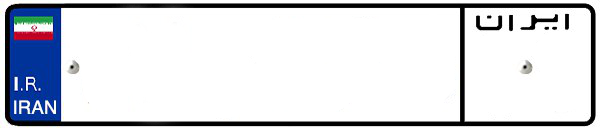
#> input picture Background.png, 600 x 130 px
$ jupyter execute 'Persian Number Plate Generator.ipynb'   (older library calls are emulated)
#> lines starting #> are read from the running program, lines starting #| are printed output that depends on the picture
[cell 1]
import os
import time
import pandas as pd
import numpy as np
import scipy as sc
import scipy.misc
import matplotlib.pyplot as plt
import matplotlib.patches as patches
from PIL import Image, ImageDraw, ImageFont

[cell 2]
# List of characters and classes
characterList = np.array('الف ب پ ت ث ج چ ح خ د ذ ر ز ژ س ش ص ض ط ظ ع غ ف ق ک گ ل م ن و ه ی'.split(' '))
numbersList = np.array('۰ ۱ ۲ ۳ ۴ ۵ ۶ ۷ ۸ ۹'.split(' '))
func = np.vectorize(str)
classesText = np.concatenate([np.array(['background']), func(numbersList), characterList])

[cell 3]
# function for setup repetitive setup images
def setupPNGCharacter(coordinates, character, width, height, fontSize, font = "BNazanin.ttf",
    destination = 'E:/Hamed/Projects/Python/License Plate Detection/License-Plate-Detection/PersianCharactersList/{}.png'):
    if type(coordinates) != tuple:
        raise TypeError('Coordinates must be tuple')
    font = ImageFont.truetype(font, fontSize)
    img = Image.new('RGB', (width, height), color = (255, 255, 255))
    draw = ImageDraw.Draw(img)
    draw = draw.text(coordinates, character, fill = (0, 0, 0), font = font)
    img.save(destination.format(character))

[cell 4]
# Generating fake number Plates characters for images
# [12 lines left out: function plateGenerator, not called in this run]

[cell 5]
# Create PNG files of all persian characters
def createAllPNG(listOfCharacter):
    if len(listOfCharacter) == 10:
        for number in range(len(listOfCharacter)):
            if number == 0:
                setupPNGCharacter((-2, -14), listOfCharacter[number], width = 54, height = 82,
                                  font = "BNazanin.ttf", fontSize = 130)
                setupPNGCharacter((-2, -11), listOfCharacter[number], width = 45, height = 70,
                                  font = "BNazanin.ttf", fontSize = 110,
                                  destination = 'E:/Hamed/Projects/Python/License Plate Detection/License-Plate-Detection/PersianCharactersList/smaller{}.png')
            else:
                setupPNGCharacter((-3, -10), listOfCharacter[number], width = 54, height = 82,
                                  font = "BNazanin.ttf", fontSize = 130)
                setupPNGCharacter((-3, -8), listOfCharacter[number], width = 45, height = 70,
                                  font = "BNazanin.ttf", fontSize = 110,
                                 destination = 'E:/Hamed/Projects/Python/License Plate Detection/License-Plate-Detection/PersianCharactersList/smaller{}.png')
    else:
        for characterIndex in range(1, len(listOfCharacter)):
            setupPNGCharacter((-3, -5), listOfCharacter[characterIndex], width = 90, height = 95,
                                  font = "BNazanin.ttf", fontSize = 100)

[cell 6]
image = Image.open('Background.png')
#> image is the input picture: PIL image 600x130 RGBA; mean R, G, B, A 215, 217.3, 223, 255
test = image.copy()
test.save('test.png')
maxsize = (150, 50)
test.thumbnail(maxsize, Image.ANTIALIAS)
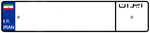
#> test: PIL image 150x33 RGBA; mean R, G, B, A 214.1, 216.2, 221.9, 255
test.save('test.png')

[cell 7]
createAllPNG(numbersList)
#> the loop in createAllPNG, `for number in range(len(listOfCharacter)):` made 10 passes
#> pass 1, in setupPNGCharacter, `img.save(destination.format(character))`:
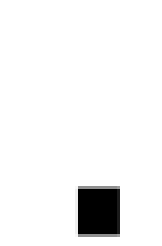
#> saved as ۰.png: PIL image 54x82 RGB (shown 3 times larger); min 0, max 255, mean 242.2
#> pass 1, in setupPNGCharacter (call 2), `img.save(destination.format(character))`:
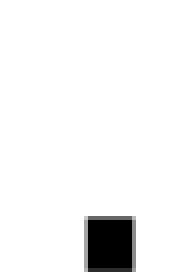
#> saved as smaller۰.png: PIL image 45x70 RGB (shown 4 times larger); min 0, max 255, mean 242.2
createAllPNG(characterList)
#> the loop in createAllPNG (call 2), `for characterIndex in range(1, len(listOfCharacter)):` made 31 passes
#> pass 1, in setupPNGCharacter (call 21), `img.save(destination.format(character))`:
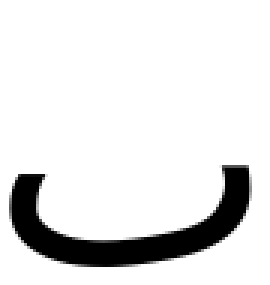
#> saved as ب.png: PIL image 90x95 RGB (shown 3 times larger); min 0, max 255, mean 226.7
#> pass 2, in setupPNGCharacter (call 22), `img.save(destination.format(character))`:
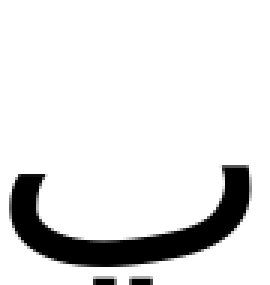
#> saved as پ.png: PIL image 90x95 RGB (shown 3 times larger); min 0, max 255, mean 225.7
